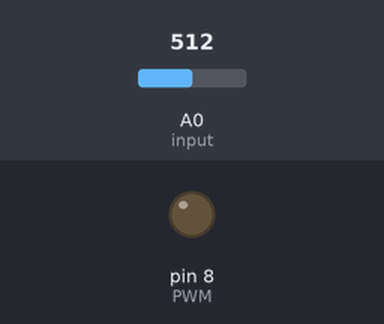
A sketch run on a simulated Arduino Uno, built with avr-gcc and run on an emulated ATmega328P. Shown: output pins drawn as LEDs (lit = HIGH). Inputs (shaded band) come from the test bench; at power-on: A0 (input) = 512. What the sketch prints to the serial monitor is not drawn.

Above: at 1.2 s.
1.3 s: A0 (input) set to 526
At 1.6 s:
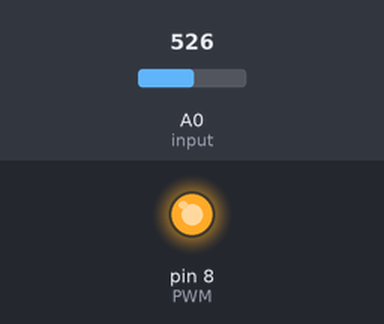
2.8 s: A0 (input) set to 511
At 4.0 s:
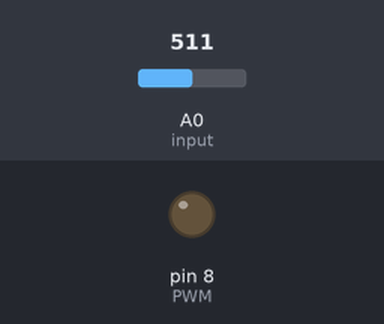
4.3 s: A0 (input) set to 716
At 5.1 s:
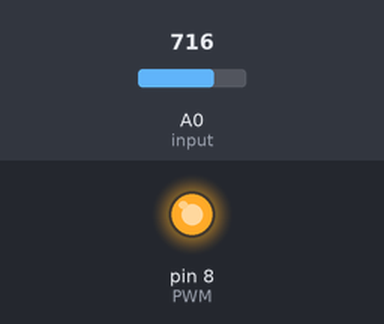
Timing chart, 0 to 7.3 s (numbered marks = the images above; inputs shaded):
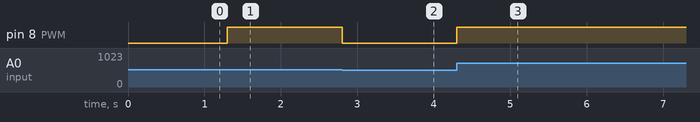

Measured:
- the behaviour switches between 513 and 514 on A0 (input) (found by bisection; images 0 and 1)
- after the input at 1.3 s, pin 8 (PWM): LOW → HIGH at once
- after the input at 2.8 s, pin 8 (PWM): HIGH → LOW at once
- after the input at 4.3 s, pin 8 (PWM): LOW → HIGH at once

The sketch:

sketch_PWM.ino
```cpp
  int input = A0;
  int tmpinput;
  int PWM = 8;
  int tmp;
void setup() {
  pinMode(8, OUTPUT);
  Serial.begin(38400);
}

void loop() {
  tmp = analogRead(input);
  tmpinput = map(tmp, 0, 1023, 0, 255);
  analogWrite(PWM,tmpinput);
  Serial.println(tmpinput);
  tmpinput = 0;
}
```
